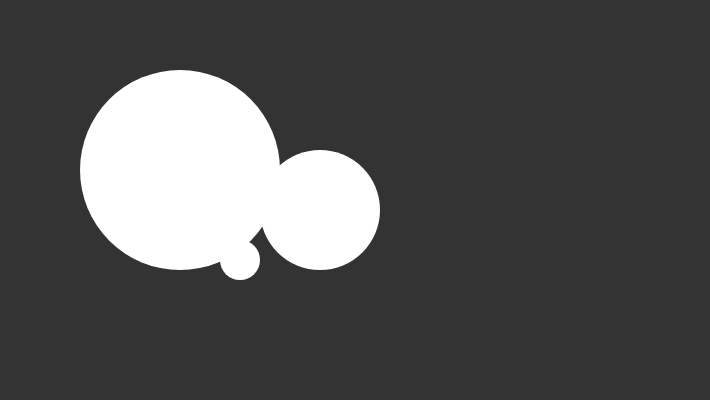
Frame 1 (no input)
Frame 60 (no input): identical to frame 1, image omitted
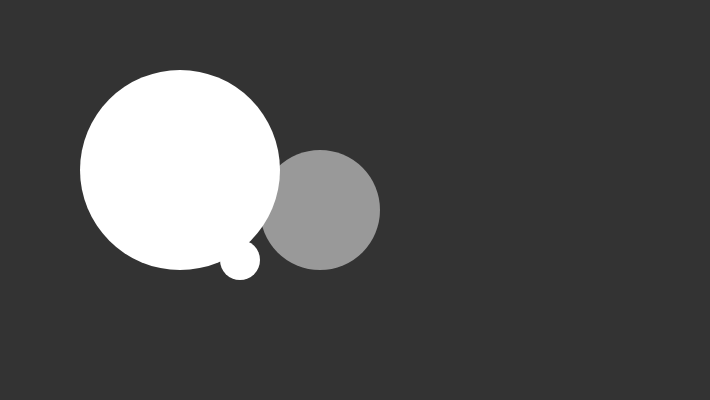
Frame 120 (the mouse pressed at the canvas centre since frame 60)

The p5.js sketch that drew these frames (run headless with seeded random() and noise() and a simulated clock; from frame 60 on, the mouse is pressed at the canvas centre):

// p5.js sketch
// ── sketch.js
let num = 3;
let springs = [];

function setup() {
    createCanvas(710, 400);
    noStroke();

    springs[0] = new Spring(240, 260, 40, 0.98, 8.0, 0.1, springs, 0);
    springs[1] = new Spring(320, 210, 120, 0.95, 9.0, 0.1, springs, 1);
    springs[2] = new Spring(180, 170, 200, 0.90, 9.9, 0.1, springs, 2);
}

function draw() {
    background(51);

    for (let i = 0; i < num; i++) {
        springs[i].update();
        springs[i].display();
    }
}

function mousePressed() {
    for (let i = 0; i < num; i++) {
        springs[i].pressed();
    }
}

function mouseReleased() {
    for (let i = 0; i < num; i++) {
        springs[i].released();
    }
}

// Spring class
function Spring(_x, _y, _s, _d, _m, _k_in, _others, _id) {
    // Screen values
    // this.xpos = _x;
    // this.ypos = _y;

    this.x_pos = _x;
    this.y_pos = _y;

    this.size = 20;
    this.size = _s;

    this.over = false;
    this.move = false;

    // Spring simulation constants
    this.mass = _m;       // Mass
    this.k = 0.2;    // Spring constant
    this.k = _k_in;
    this.damp = _d;       // Damping
    this.rest_posx = _x;  // Rest position X
    this.rest_posy = _y;  // Rest position Y

    // Spring simulation variables
    //float pos = 20.0; // Position
    this.velx = 0.0;   // X Velocity
    this.vely = 0.0;   // Y Velocity
    this.accel = 0;    // Acceleration
    this.force = 0;    // Force

    this.friends = _others;
    this.id = _id;

    this.update = function () {

        if (this.move) {
            this.rest_posy = mouseY;
            this.rest_posx = mouseX;
        }

        this.force = -this.k * (this.y_pos - this.rest_posy);  // f=-ky
        this.accel = this.force / this.mass;                 // Set the acceleration, f=ma == a=f/m
        this.vely = this.damp * (this.vely + this.accel);         // Set the velocity
        this.y_pos = this.y_pos + this.vely;           // Updated position


        this.force = -this.k * (this.x_pos - this.rest_posx);  // f=-ky
        this.accel = this.force / this.mass;                 // Set the acceleration, f=ma == a=f/m
        this.velx = this.damp * (this.velx + this.accel);         // Set the velocity
        this.x_pos = this.x_pos + this.velx;           // Updated position


        if ((this.overEvent() || this.move) && !(this.otherOver())) {
            this.over = true;
        } else {
            this.over = false;
        }
    }

    // Test to see if mouse is over this spring
    this.overEvent = function () {
        let disX = this.x_pos - mouseX;
        let disY = this.y_pos - mouseY;
        let dis = createVector(disX, disY);
        if (dis.mag() < this.size / 2) {
            return true;
        } else {
            return false;
        }
    }

    // Make sure no other springs are active
    this.otherOver = function () {
        for (let i = 0; i < num; i++) {
            if (i != this.id) {
                if (this.friends[i].over == true) {
                    return true;
                }
            }
        }
        return false;
    }

    this.display = function () {
        if (this.over) {
            fill(153);
        } else {
            fill(255);
        }
        ellipse(this.x_pos, this.y_pos, this.size, this.size);
    }

    this.pressed = function () {
        if (this.over) {
            this.move = true;
        } else {
            this.move = false;
        }
    }

    this.released = function () {
        this.move = false;
        this.rest_posx = this.y_pos;
        this.rest_posy = this.y_pos;
    }
}
// ── quantize.js
/*
 * quantize.js Copyright 2008 Nick Rabinowitz
 * Ported to node.js by Olivier Lesnicki
 * Licensed under the MIT license: http://www.opensource.org/licenses/mit-license.php
 */

// fill out a couple protovis dependencies
/*
 * Block below copied from Protovis: http://mbostock.github.com/protovis/
 * Copyright 2010 Stanford Visualization Group
 * Licensed under the BSD License: http://www.opensource.org/licenses/bsd-license.php
 */
if (!pv) {
    var pv = {
        map: function(array, f) {
            var o = {};
            return f ? array.map(function(d, i) {
                o.index = i;
                return f.call(o, d);
            }) : array.slice();
        },
        naturalOrder: function(a, b) {
            return (a < b) ? -1 : ((a > b) ? 1 : 0);
        },
        sum: function(array, f) {
            var o = {};
            return array.reduce(f ? function(p, d, i) {
                o.index = i;
                return p + f.call(o, d);
            } : function(p, d) {
                return p + d;
            }, 0);
        },
        max: function(array, f) {
            return Math.max.apply(null, f ? pv.map(array, f) : array);
        }
    }
}

/**
 * Basic Javascript port of the MMCQ (modified median cut quantization)
 * algorithm from the Leptonica library (http://www.leptonica.com/).
 * Returns a color map you can use to map original pixels to the reduced
 * palette. Still a work in progress.
 * 
 * @author Nick Rabinowitz
 * @example
 
// array of pixels as [R,G,B] arrays
var myPixels = [[190,197,190], [202,204,200], [207,214,210], [211,214,211], [205,207,207]
                // etc
                ];
var maxColors = 4;
 
var cmap = MMCQ.quantize(myPixels, maxColors);
var newPalette = cmap.palette();
var newPixels = myPixels.map(function(p) { 
    return cmap.map(p); 
});
 
 */
var MMCQ = (function() {
    // private constants
    var sigbits = 5,
        rshift = 8 - sigbits,
        maxIterations = 1000,
        fractByPopulations = 0.75;

    // get reduced-space color index for a pixel

    function getColorIndex(r, g, b) {
        return (r << (2 * sigbits)) + (g << sigbits) + b;
    }

    // Simple priority queue

    function PQueue(comparator) {
        var contents = [],
            sorted = false;

        function sort() {
            contents.sort(comparator);
            sorted = true;
        }

        return {
            push: function(o) {
                contents.push(o);
                sorted = false;
            },
            peek: function(index) {
                if (!sorted) sort();
                if (index === undefined) index = contents.length - 1;
                return contents[index];
            },
            pop: function() {
                if (!sorted) sort();
                return contents.pop();
            },
            size: function() {
                return contents.length;
            },
            map: function(f) {
                return contents.map(f);
            },
            debug: function() {
                if (!sorted) sort();
                return contents;
            }
        };
    }

    // 3d color space box

    function VBox(r1, r2, g1, g2, b1, b2, histo) {
        var vbox = this;
        vbox.r1 = r1;
        vbox.r2 = r2;
        vbox.g1 = g1;
        vbox.g2 = g2;
        vbox.b1 = b1;
        vbox.b2 = b2;
        vbox.histo = histo;
    }
    VBox.prototype = {
        volume: function(force) {
            var vbox = this;
            if (!vbox._volume || force) {
                vbox._volume = ((vbox.r2 - vbox.r1 + 1) * (vbox.g2 - vbox.g1 + 1) * (vbox.b2 - vbox.b1 + 1));
            }
            return vbox._volume;
        },
        count: function(force) {
            var vbox = this,
                histo = vbox.histo;
            if (!vbox._count_set || force) {
                var npix = 0,
                    i, j, k, index;
                for (i = vbox.r1; i <= vbox.r2; i++) {
                    for (j = vbox.g1; j <= vbox.g2; j++) {
                        for (k = vbox.b1; k <= vbox.b2; k++) {
                            index = getColorIndex(i, j, k);
                            npix += (histo[index] || 0);
                        }
                    }
                }
                vbox._count = npix;
                vbox._count_set = true;
            }
            return vbox._count;
        },
        copy: function() {
            var vbox = this;
            return new VBox(vbox.r1, vbox.r2, vbox.g1, vbox.g2, vbox.b1, vbox.b2, vbox.histo);
        },
        avg: function(force) {
            var vbox = this,
                histo = vbox.histo;
            if (!vbox._avg || force) {
                var ntot = 0,
                    mult = 1 << (8 - sigbits),
                    rsum = 0,
                    gsum = 0,
                    bsum = 0,
                    hval,
                    i, j, k, histoindex;
                for (i = vbox.r1; i <= vbox.r2; i++) {
                    for (j = vbox.g1; j <= vbox.g2; j++) {
                        for (k = vbox.b1; k <= vbox.b2; k++) {
                            histoindex = getColorIndex(i, j, k);
                            hval = histo[histoindex] || 0;
                            ntot += hval;
                            rsum += (hval * (i + 0.5) * mult);
                            gsum += (hval * (j + 0.5) * mult);
                            bsum += (hval * (k + 0.5) * mult);
                        }
                    }
                }
                if (ntot) {
                    vbox._avg = [~~(rsum / ntot), ~~ (gsum / ntot), ~~ (bsum / ntot)];
                } else {
                    //console.log('empty box');
                    vbox._avg = [~~(mult * (vbox.r1 + vbox.r2 + 1) / 2), ~~ (mult * (vbox.g1 + vbox.g2 + 1) / 2), ~~ (mult * (vbox.b1 + vbox.b2 + 1) / 2)];
                }
            }
            return vbox._avg;
        },
        contains: function(pixel) {
            var vbox = this,
                rval = pixel[0] >> rshift;
            gval = pixel[1] >> rshift;
            bval = pixel[2] >> rshift;
            return (rval >= vbox.r1 && rval <= vbox.r2 &&
                gval >= vbox.g1 && gval <= vbox.g2 &&
                bval >= vbox.b1 && bval <= vbox.b2);
        }
    };

    // Color map

    function CMap() {
        this.vboxes = new PQueue(function(a, b) {
            return pv.naturalOrder(
                a.vbox.count() * a.vbox.volume(),
                b.vbox.count() * b.vbox.volume()
            )
        });;
    }
    CMap.prototype = {
        push: function(vbox) {
            this.vboxes.push({
                vbox: vbox,
                color: vbox.avg()
            });
        },
        palette: function() {
            return this.vboxes.map(function(vb) {
                return vb.color
            });
        },
        size: function() {
            return this.vboxes.size();
        },
        map: function(color) {
            var vboxes = this.vboxes;
            for (var i = 0; i < vboxes.size(); i++) {
                if (vboxes.peek(i).vbox.contains(color)) {
                    return vboxes.peek(i).color;
                }
            }
            return this.nearest(color);
        },
        nearest: function(color) {
            var vboxes = this.vboxes,
                d1, d2, pColor;
            for (var i = 0; i < vboxes.size(); i++) {
                d2 = Math.sqrt(
                    Math.pow(color[0] - vboxes.peek(i).color[0], 2) +
                    Math.pow(color[1] - vboxes.peek(i).color[1], 2) +
                    Math.pow(color[2] - vboxes.peek(i).color[2], 2)
                );
                if (d2 < d1 || d1 === undefined) {
                    d1 = d2;
                    pColor = vboxes.peek(i).color;
                }
            }
            return pColor;
        },
        forcebw: function() {
            // XXX: won't  work yet
            var vboxes = this.vboxes;
            vboxes.sort(function(a, b) {
                return pv.naturalOrder(pv.sum(a.color), pv.sum(b.color))
            });

            // force darkest color to black if everything < 5
            var lowest = vboxes[0].color;
            if (lowest[0] < 5 && lowest[1] < 5 && lowest[2] < 5)
                vboxes[0].color = [0, 0, 0];

            // force lightest color to white if everything > 251
            var idx = vboxes.length - 1,
                highest = vboxes[idx].color;
            if (highest[0] > 251 && highest[1] > 251 && highest[2] > 251)
                vboxes[idx].color = [255, 255, 255];
        }
    };

    // histo (1-d array, giving the number of pixels in
    // each quantized region of color space), or null on error

    function getHisto(pixels) {
        var histosize = 1 << (3 * sigbits),
            histo = new Array(histosize),
            index, rval, gval, bval;
        pixels.forEach(function(pixel) {
            rval = pixel[0] >> rshift;
            gval = pixel[1] >> rshift;
            bval = pixel[2] >> rshift;
            index = getColorIndex(rval, gval, bval);
            histo[index] = (histo[index] || 0) + 1;
        });
        return histo;
    }

    function vboxFromPixels(pixels, histo) {
        var rmin = 1000000,
            rmax = 0,
            gmin = 1000000,
            gmax = 0,
            bmin = 1000000,
            bmax = 0,
            rval, gval, bval;
        // find min/max
        pixels.forEach(function(pixel) {
            rval = pixel[0] >> rshift;
            gval = pixel[1] >> rshift;
            bval = pixel[2] >> rshift;
            if (rval < rmin) rmin = rval;
            else if (rval > rmax) rmax = rval;
            if (gval < gmin) gmin = gval;
            else if (gval > gmax) gmax = gval;
            if (bval < bmin) bmin = bval;
            else if (bval > bmax) bmax = bval;
        });
        return new VBox(rmin, rmax, gmin, gmax, bmin, bmax, histo);
    }

    function medianCutApply(histo, vbox) {
        if (!vbox.count()) return;

        var rw = vbox.r2 - vbox.r1 + 1,
            gw = vbox.g2 - vbox.g1 + 1,
            bw = vbox.b2 - vbox.b1 + 1,
            maxw = pv.max([rw, gw, bw]);
        // only one pixel, no split
        if (vbox.count() == 1) {
            return [vbox.copy()]
        }
        /* Find the partial sum arrays along the selected axis. */
        var total = 0,
            partialsum = [],
            lookaheadsum = [],
            i, j, k, sum, index;
        if (maxw == rw) {
            for (i = vbox.r1; i <= vbox.r2; i++) {
                sum = 0;
                for (j = vbox.g1; j <= vbox.g2; j++) {
                    for (k = vbox.b1; k <= vbox.b2; k++) {
                        index = getColorIndex(i, j, k);
                        sum += (histo[index] || 0);
                    }
                }
                total += sum;
                partialsum[i] = total;
            }
        } else if (maxw == gw) {
            for (i = vbox.g1; i <= vbox.g2; i++) {
                sum = 0;
                for (j = vbox.r1; j <= vbox.r2; j++) {
                    for (k = vbox.b1; k <= vbox.b2; k++) {
                        index = getColorIndex(j, i, k);
                        sum += (histo[index] || 0);
                    }
                }
                total += sum;
                partialsum[i] = total;
            }
        } else { /* maxw == bw */
            for (i = vbox.b1; i <= vbox.b2; i++) {
                sum = 0;
                for (j = vbox.r1; j <= vbox.r2; j++) {
                    for (k = vbox.g1; k <= vbox.g2; k++) {
                        index = getColorIndex(j, k, i);
                        sum += (histo[index] || 0);
                    }
                }
                total += sum;
                partialsum[i] = total;
            }
        }
        partialsum.forEach(function(d, i) {
            lookaheadsum[i] = total - d
        });

        function doCut(color) {
            var dim1 = color + '1',
                dim2 = color + '2',
                left, right, vbox1, vbox2, d2, count2 = 0;
            for (i = vbox[dim1]; i <= vbox[dim2]; i++) {
                if (partialsum[i] > total / 2) {
                    vbox1 = vbox.copy();
                    vbox2 = vbox.copy();
                    left = i - vbox[dim1];
                    right = vbox[dim2] - i;
                    if (left <= right)
                        d2 = Math.min(vbox[dim2] - 1, ~~ (i + right / 2));
                    else d2 = Math.max(vbox[dim1], ~~ (i - 1 - left / 2));
                    // avoid 0-count boxes
                    while (!partialsum[d2]) d2++;
                    count2 = lookaheadsum[d2];
                    while (!count2 && partialsum[d2 - 1]) count2 = lookaheadsum[--d2];
                    // set dimensions
                    vbox1[dim2] = d2;
                    vbox2[dim1] = vbox1[dim2] + 1;
                    // console.log('vbox counts:', vbox.count(), vbox1.count(), vbox2.count());
                    return [vbox1, vbox2];
                }
            }

        }
        // determine the cut planes
        return maxw == rw ? doCut('r') :
            maxw == gw ? doCut('g') :
            doCut('b');
    }

    function quantize(pixels, maxcolors) {
        // short-circuit
        if (!pixels.length || maxcolors < 2 || maxcolors > 256) {
            // console.log('wrong number of maxcolors');
            return false;
        }

        // XXX: check color content and convert to grayscale if insufficient

        var histo = getHisto(pixels),
            histosize = 1 << (3 * sigbits);

        // check that we aren't below maxcolors already
        var nColors = 0;
        histo.forEach(function() {
            nColors++
        });
        if (nColors <= maxcolors) {
            // XXX: generate the new colors from the histo and return
        }

        // get the beginning vbox from the colors
        var vbox = vboxFromPixels(pixels, histo),
            pq = new PQueue(function(a, b) {
                return pv.naturalOrder(a.count(), b.count())
            });
        pq.push(vbox);

        // inner function to do the iteration

        function iter(lh, target) {
            var ncolors = 1,
                niters = 0,
                vbox;
            while (niters < maxIterations) {
                vbox = lh.pop();
                if (!vbox.count()) { /* just put it back */
                    lh.push(vbox);
                    niters++;
                    continue;
                }
                // do the cut
                var vboxes = medianCutApply(histo, vbox),
                    vbox1 = vboxes[0],
                    vbox2 = vboxes[1];

                if (!vbox1) {
                    // console.log("vbox1 not defined; shouldn't happen!");
                    return;
                }
                lh.push(vbox1);
                if (vbox2) { /* vbox2 can be null */
                    lh.push(vbox2);
                    ncolors++;
                }
                if (ncolors >= target) return;
                if (niters++ > maxIterations) {
                    // console.log("infinite loop; perhaps too few pixels!");
                    return;
                }
            }
        }

        // first set of colors, sorted by population
        iter(pq, fractByPopulations * maxcolors);
        // console.log(pq.size(), pq.debug().length, pq.debug().slice());

        // Re-sort by the product of pixel occupancy times the size in color space.
        var pq2 = new PQueue(function(a, b) {
            return pv.naturalOrder(a.count() * a.volume(), b.count() * b.volume())
        });
        while (pq.size()) {
            pq2.push(pq.pop());
        }

        // next set - generate the median cuts using the (npix * vol) sorting.
        iter(pq2, maxcolors - pq2.size());

        // calculate the actual colors
        var cmap = new CMap();
        while (pq2.size()) {
            cmap.push(pq2.pop());
        }

        return cmap;
    }

    return {
        quantize: quantize
    }
})();


// ── style.css



#content{
    display: flex;
    align-items: center;
    justify-content: center;
    width: 100%;

    height: 10em;
    position: fixed;
    bottom: 0;

}
